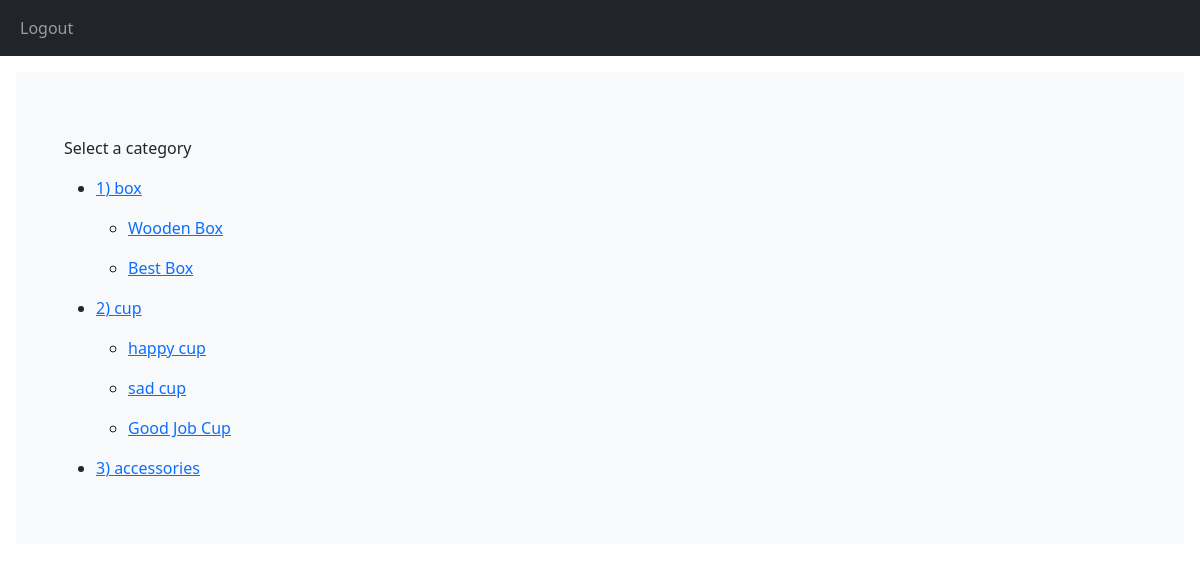
/shop/ (signed in), run on the app's committed database.
### shop/models.py (models this page shows, shortened)
class Category(models.Model):
    name = models.CharField(max_length=200)
    slug = models.SlugField(max_length=200, unique=True,)
    is_sub = models.BooleanField(default=False)
    is_available = models.BooleanField(default=False)
    sub_category = models.ForeignKey('self', on_delete=models.CASCADE, related_name='sub_categories', null=True,
                                     blank=True)

class Product(models.Model):
	category = models.ForeignKey(Category, on_delete=models.CASCADE, null=True)
	name = models.CharField(max_length=200)
	slug = models.SlugField(max_length=200,)
	detail = models.TextField()
	price = models.IntegerField()
	is_available = models.BooleanField(default=False)
	created = models.DateTimeField(auto_now_add=True)
	updated = models.DateTimeField(auto_now=True)

### shop/views.py (the view)
# urls.py: path('', views.cat_view, name='home'),
def cat_view(request, slug=None):
	categories = Category.objects.filter(is_sub=False, is_available=True)
	products =  Product.objects.all()
	context ={'categories':categories, 'products':products,}
	return render(request, 'shop/cat_view.html', context)

### shop/templates/shop/cat_view.html (shortened to what this page needs)
<!DOCTYPE html>
{% extends 'base.html' %}
{% block content %}
	<p> Select a category </p>
	{% for cat in categories %}
    <ul>
        <p> <li> <a href= "{{ category.get_url }}">  {{cat.id}}) {{cat.name}} </a> </li></p>
        <ul>
        	{% for pro in products %}
        	{% if pro.category == cat %}
        	<p><li> <a href= "{{ product.get_url }}">{{pro.name}} </a> </li></p>
        	{% endif %}
        	{% endfor %}
        </ul>
    </ul>
    {% endfor %}
{% endblock %}

### data on the page
Category: id "1", name "box"
Product: name "Wooden Box"
Product: name "Best Box"
Category: id "2", name "cup"
Product: name "happy cup"
Product: name "sad cup"
Product: name "Good Job Cup"
Category: id "3", name "accessories"
